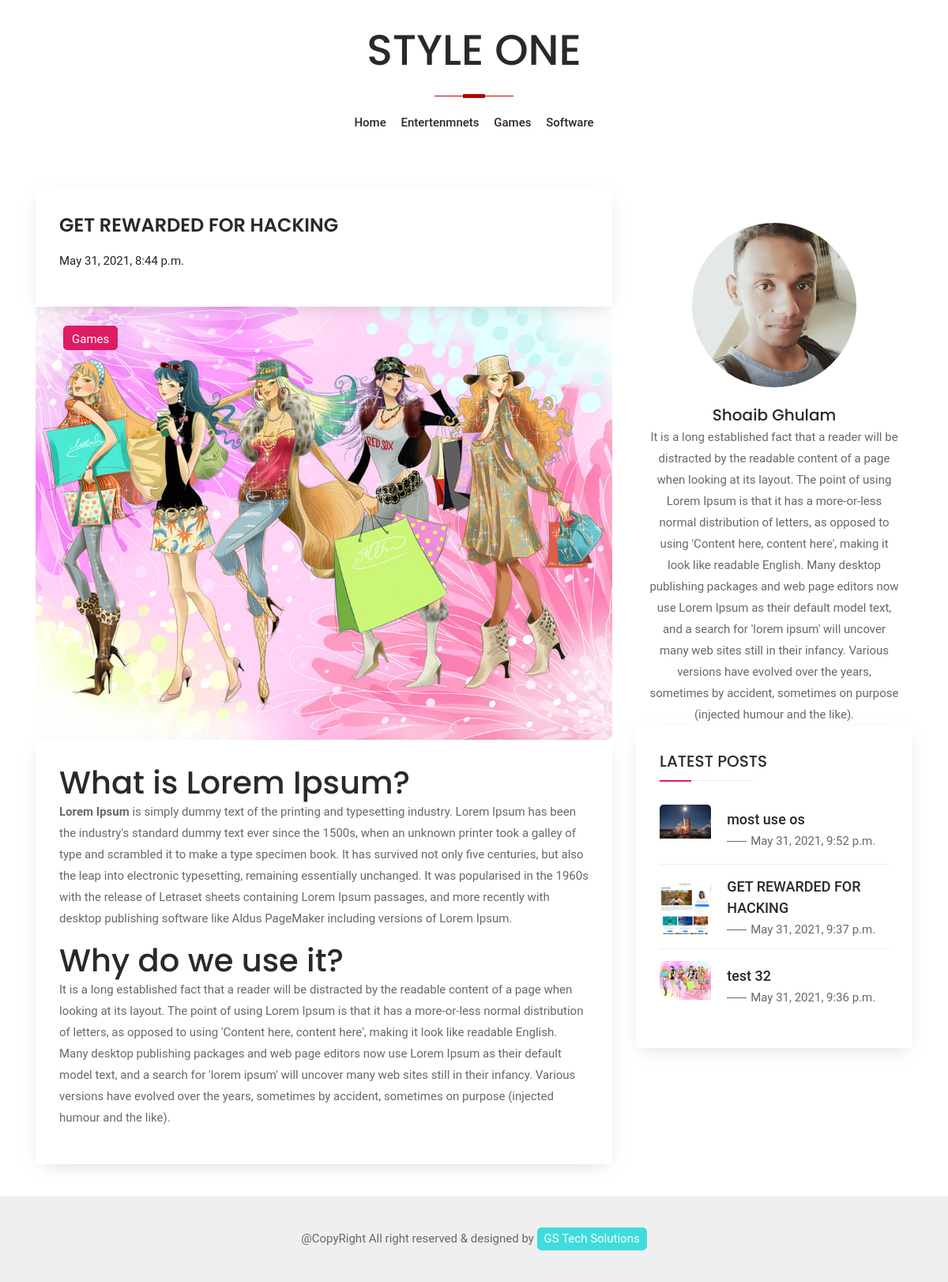
Page /view/3 on the committed database.
### webapp/models.py (models this page shows, shortened)
class categoryModal(models.Model):
    cid=models.AutoField(primary_key=True)
    cname=models.CharField(max_length=100)
    def __str__(self):
        return str(self.cname)

class postModal(models.Model):
    pid=models.AutoField(primary_key=True)
    ptitle=models.CharField(max_length=140)
    pdate=models.DateTimeField(auto_now_add=True)
    pdesc=models.TextField(max_length=2000)
    pthumbnail=models.ImageField(upload_to="upload")
    category=models.ForeignKey(categoryModal,  on_delete=models.SET_NULL , null=True)
    user=models.ForeignKey(userModal,  on_delete=models.SET_NULL , null=True)

class userModal(models.Model):
    uid=models.AutoField(primary_key=True)
    firstName=models.CharField(max_length=100)
    lasetName=models.CharField(max_length=100)
    email=models.CharField(max_length=100)
    desc=models.TextField(max_length=2000 ,default="" , null=True)
    username=models.CharField(max_length=100)
    password=models.CharField(max_length=100)
    profile=models.ImageField(upload_to="upload")

### webapp/views.py (the view)
# urls.py: path('view/<int:id>', View.as_view(),name="view"),
class View(View):
    def get(self,request,id):
        data={
        'about':userModal.objects.all()[0],
        'nav':categoryModal.objects.all(),
        'data':postModal.objects.all().order_by('-pk'),
        'single':postModal.objects.get(pk=id),
          }
        return render(request,'public/view.html',data)

### templates/public/view.html (shortened to what this page needs)
{% extends "public/base.html" %}
{% load static %}
{% block single-post %}
  <div class="card">
                                <div class="card-body">
                                  <div class="post-title">
                                        <div class="title">
                                            <a href="javscript:void(0)">{{single.ptitle}}</a>
                                        </div>
                                            <ul>
                                            <li>
                                               {{single.pdate}}
                                            </li>
                                        </ul>
                                        </div>
                                    <div class="post-img">
                                        <img src=" {{single.pthumbnail.url}}" alt="main post">
                                        <div class="title-tag">
                                            <a href="/category/{{single.category.pk}}">{{single.category}}</a>
                                        </div>
                                    </div>
                                    <div class="post-title">
                                      {{single.pdesc|safe}}
                                    </div>
                                </div>
                            </div>
{% endblock single-post %}

### templates/public/base.html (shortened to what this page needs)
{% load static %}
<!DOCTYPE html>
<html lang="en">
<head>
    <link rel="stylesheet" href="{%static '' %}assets/css/bootstrap.min.css">
    <link rel="stylesheet" href="{%static '' %}assets/css/animate.min.css">
    <link rel="stylesheet" href="{%static '' %}assets/css/slick.css">
    <link rel="stylesheet" href="{%static '' %}assets/css/selection-sharer.css">
    <link rel="stylesheet" href="{%static '' %}assets/css/normalize.css">
    <link rel="stylesheet" href="{%static '' %}assets/css/default.css">
    <link rel="stylesheet" href="{%static '' %}assets/css/style.css">
    <link rel="stylesheet" href="{%static '' %}assets/css/responsive.css">
</head>
<body>
    <div id="main-wrapper">
        <header>
            <div class="manu-bar-v3">
                <div class="container">
                  <div class="col-md-12">
                    <div class="one">
                      <h1>Style One</h1>
                    </div>
                  </div>
                    <div class="row align-items-center">
                        <div class="col-lg-12 col-xl-12 col-sm-12 order-4 order-lg-12">
                            <nav class="main-manu">
                                <ul>
                                  <li><a href="/">Home</a></li>
                                  {% for nav in nav %}
                                  <li><a href="/category/{{nav.pk}}">{{nav.cname}}</a></li>
                                  {% endfor %}
                                </ul>
                            </nav>
                        </div>
                    </div>
                </div>
            </div>
        </header>
        <main class="v3">
            <section class="main-post v3">
                <div class="container">
                    <div class="row">
                        <div class="col-lg-8">
                          {% block single-post %}
                          {% endblock single-post %}
                        </div>
                        <div class="col-lg-4">
                          {% include "leftSide.html" %}
                        </div>
                    </div>
                </div>
            </section>
        </main>
        <footer class="footer-v3">
            <div class="main-footer">
                <div class="container">
                    <p>@CopyRight All right reserved &amp; designed by <a href="javascript:void(0)" target="_blank">GS Tech Solutions</a></p>
                </div>
            </div>
        </footer>
    </div>
</body>
</html>

### templates/leftSide.html (shortened to what this page needs)
{% load static %}
<div class="widget mt-4">
    <div class="col-md-12 profile-div text-center ">
        <img class="profile-thumb" src="{{about.profile.url}}" alt="">
        <h5>{{about.firstName}} {{about.lasetName}}</h5>
        <p>{{about.desc}}</p>
    </div>
</div>
  <div class="widget">
                                <div class="widget-card">
                                    <div class="title">
                                        <h5>Latest  Posts</h5>
                                    </div>
                                    <ul>
                                       {% for data in data|slice:"0:3" %}
                                        <li>
                                            <div class="w-img">
                                                <img src="{{data.pthumbnail.url}}" alt="widget Img">
                                            </div>
                                            <div class="w-text">
                                                <a href="/view/{{data.pk}}">{{data.ptitle}}
                                                </a>
                                                <p>{{data.pdate}}</p>
                                            </div>
                                        </li>
                                      {% endfor %}
                                    </ul>
                                </div>
                            </div>

### static/assets/css/default.css (style rules this page uses)
html, body, div, span, applet, object, iframe, h1, h2, h3, h4, h5, h6, p, blockquote, pre, a, abbr, acronym, address, big, cite, code, del, dfn, em, img, ins, kbd, q, s, samp, small, strike, strong, sub, sup, tt, var, b, u, i, center, dl, dt, dd, ol, ul, li, fieldset, form, label, legend, table, caption, tbody, tfoot, thead, tr, th, td, article, aside, canvas, details, embed, figure, figcaption, footer, header, hgroup, menu, nav, output, ruby, section, summary, time, mark, audio, video { margin: 0; padding: 0; border: 0; vertical-align: baseline; }
article, aside, details, figcaption, figure, footer, header, hgroup, menu, nav, section { display: block; }
body { line-height: 1; }
ol, ul { list-style: none; }
ul, ol { margin: 0; padding: 0; }
ul li, ol li { margin: 0; padding: 0; list-style: none; }
img { vertical-align: middle; max-width: 100%; }
strong { font-weight: 700; }

### templates/public/base.html (style rules this page uses)
.one h1 { text-align: center; text-transform: uppercase; padding-bottom: 5px; }
.one h1:before { width: 28px; height: 5px; display: block; content: ""; position: absolute; bottom: 3px; left: 50%; margin-left: -14px; background-color: #b80000; }
.one h1:after { width: 100px; height: 1px; display: block; content: ""; position: relative; margin-top: 25px; left: 50%; margin-left: -50px; background-color: #b80000; }

### templates/leftSide.html (style rules this page uses)
.profile-thumb { border-radius: 202px; height: 208px; width: 208px; margin: 20px 0; }

### rows in the picture
categoryModal: cname "Entertenmnets"
categoryModal: cname "Games"
categoryModal: cname "Software"
postModal: ptitle "GET REWARDED FOR HACKING", pdate "May 31, 2021, 8:44 p.m.", pthumbnail (picture), category "Games", pdesc "What is Lorem Ipsum? Lorem Ipsum is simply dummy text of the printing and typesetting industry. Lorem Ipsum has been the industry's standard dummy text ever since the 1500s, when an unknown printer took a galley of type and scrambled it to make a type specimen book. It has survived not only five centuries, but also the leap into electronic typesetting, remaining essentially unchanged. It was popularised in the 1960s with the release of Letraset sheets containing Lorem Ipsum passages, and more recently with desktop publishing software like Aldus PageMaker including versions of Lorem Ipsum. Why do we use it? It is a long established fact that a reader will be distracted by the readable…"
userModal: profile (picture), firstName "Shoaib", lasetName "Ghulam", desc "It is a long established fact that a reader will be distracted by the readable content of a page when looking at its layout. The point of using Lorem Ipsum is that it has a more-or-less normal distribution of letters, as opposed to using 'Content here, content here', making it look like readable English. Many desktop publishing packages and web page editors now use Lorem Ipsum as their default model text, and a search for 'lorem ipsum' will uncover many web sites still in their infancy. Various versions have evolved over the years, sometimes by accident, sometimes on purpose (injected humour and the like)."
postModal: pthumbnail (picture), ptitle "most use os", pdate "May 31, 2021, 9:52 p.m."
postModal: pthumbnail (picture), ptitle "GET REWARDED FOR HACKING", pdate "May 31, 2021, 9:37 p.m."
postModal: pthumbnail (picture), ptitle "test 32", pdate "May 31, 2021, 9:36 p.m."
